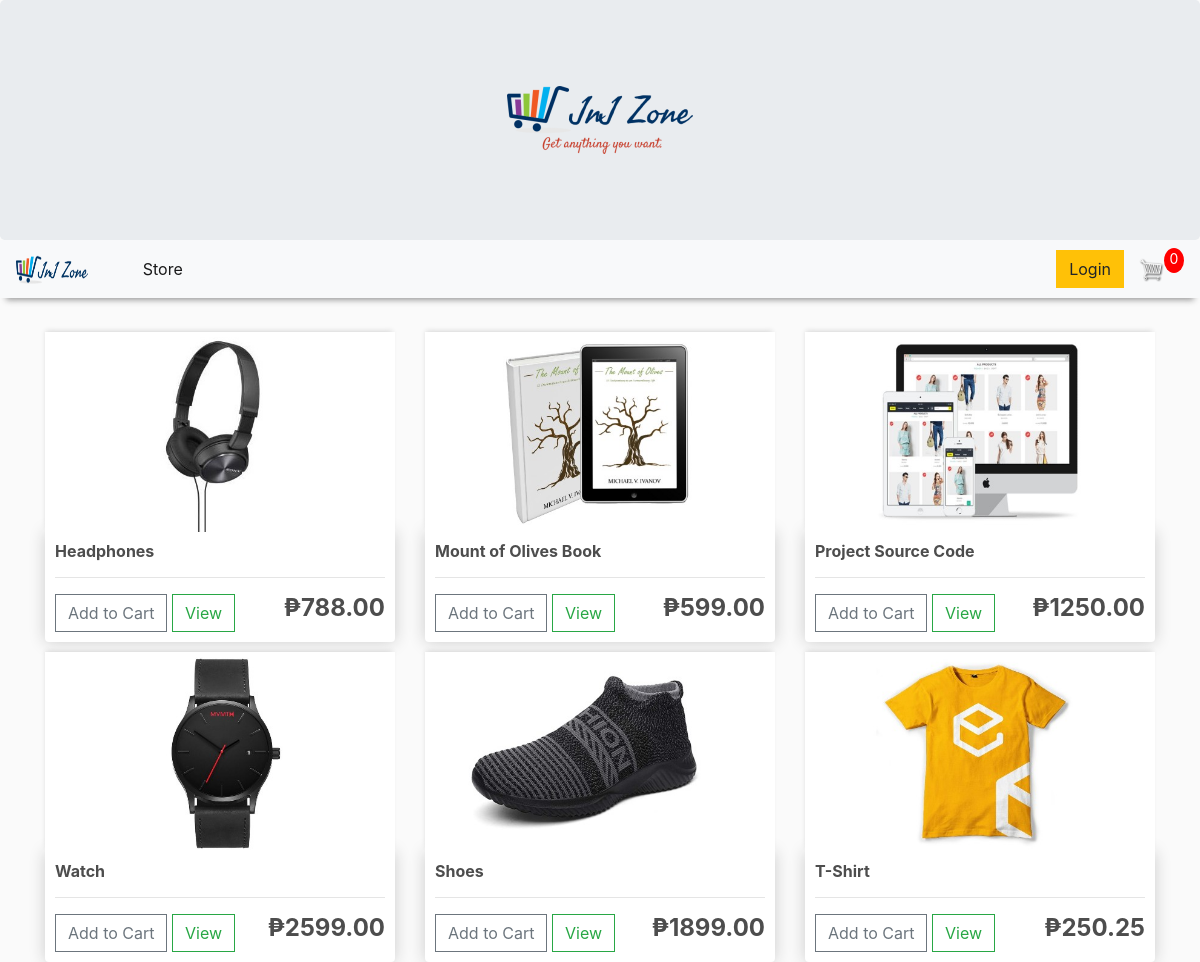
Before: / with the older database file.
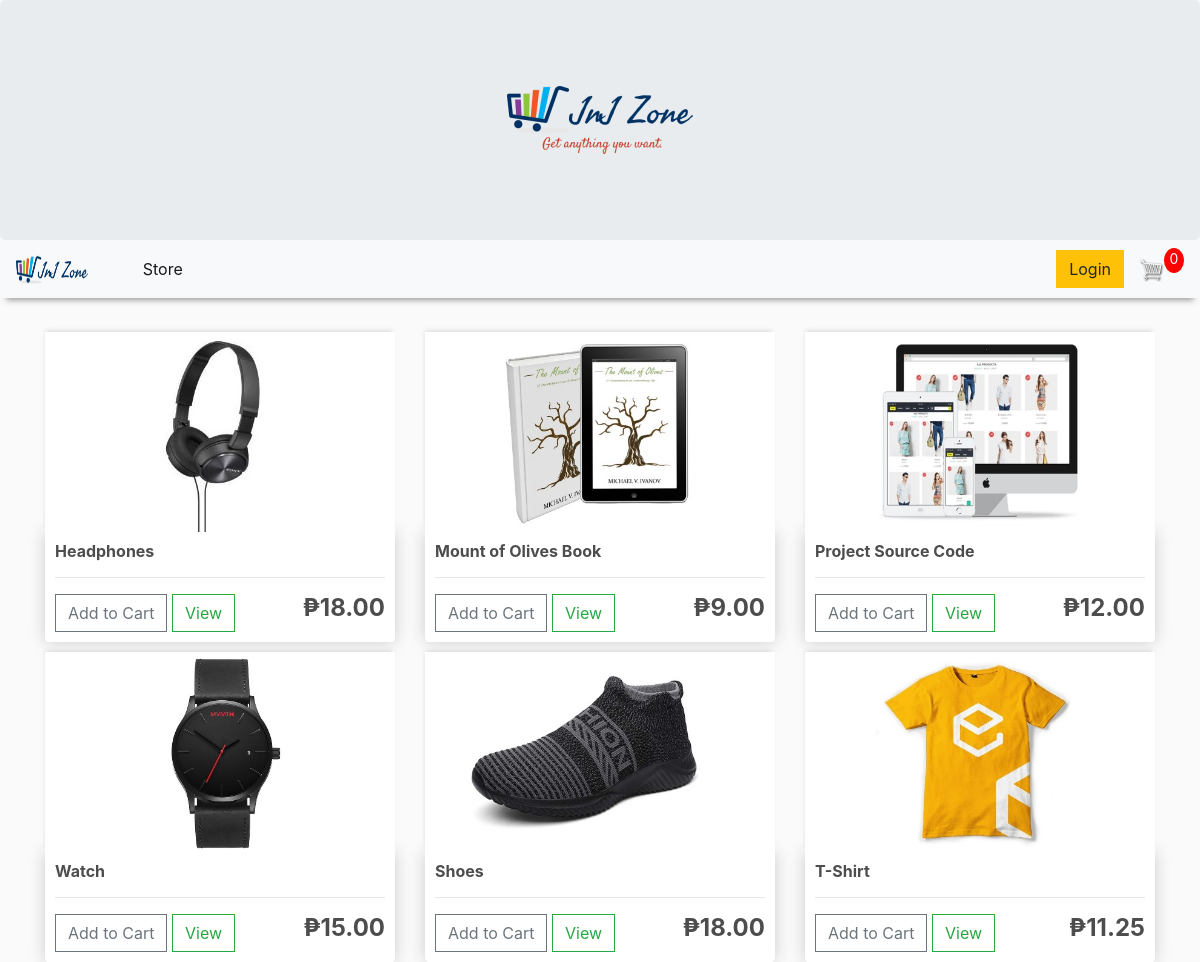
After: the same page with the newer database file.
### store/models.py (models this page shows, shortened)
class Product(models.Model):
	name = models.CharField(max_length=200, null=True)
	price = models.DecimalField(max_digits=7, decimal_places=2)
	digital = models.BooleanField(default=False, null=True, blank=False)
	image = models.ImageField(null=True, blank=True)
	@property
	def imageURL(self):
		try:
			url = self.image.url
		except:
			url = ''
		return url

### store/views.py (the view)
# urls.py: path('', include('store.urls')),
def store(request):
	data = cartData(request)
	cartItems = data['cartItems']
	products = Product.objects.all()
	context = {'products': products, 'cartItems': cartItems}
	return render(request, 'store/store.html', context)

### store/utils.py (called while the page is built, shortened)
def cookieCart(request):
	try:
		cart = json.loads(request.COOKIES['cart'])
	except:
		cart = {}
	print('cart:', cart)
	items = []
	order = {'get_cart_total':0, 'get_cart_items':0, 'shipping':False}
	cartItems = order['get_cart_items']
	return {'cartItems': cartItems, 'order': order, 'items': items}

def cartData(request):
	if request.user.is_authenticated:
		customer = request.user.customer
		order, created = Order.objects.get_or_create(customer=customer, complete=False)
		items = order.orderitem_set.all()
		cartItems = order.get_cart_items
	else:
		cookieData = cookieCart(request)
		cartItems = cookieData['cartItems']
		order = cookieData['order']
		items = cookieData['items']
	return {'cartItems': cartItems, 'order': order, 'items': items}

### store/templates/store/store.html
{% extends 'store/main.html' %}
{% load static %}
{% block content %}
	<div class="row">
		{% for product in products %}
		<div class="col-lg-4">
			<img class="thumbnail" src="{{product.imageURL}}">
			<div class="box-element product">
				<h6><strong>{{ product.name }}</strong></h6>
				<hr>
				<button data-product="{{product.id}}" data-action="add" class="btn btn-outline-secondary add-btn update-cart">Add to Cart</button>
				<a class="btn btn-outline-success" href="#">View</a>
				<h4 style="display: inline-block; float: right"><strong>&#8369;{{ product.price|floatformat:2 }}</strong></h4>
			</div>
		</div>
		{% endfor %}
	</div>
{% endblock content %}

### store/templates/store/main.html (shortened to what this page needs)
<!DOCTYPE html>
{% load static %}
<html>
<head>
	<link rel="stylesheet" href="https://stackpath.bootstrapcdn.com/bootstrap/4.4.1/css/bootstrap.min.css">
	<link rel="stylesheet" type="text/css" href="{% static 'css/main.css' %}">
</head>
<body>
{% block jumbotron %}
<div class="jumbotron" style="margin-bottom: 0px; text-align: center;">
  <img id="jumbotron_banner" src="{% static 'images/jumbotron_banner.png' %}">
</div>
{% endblock jumbotron %}
<nav class="navbar navbar-expand-lg sticky-top navbar-light bg-light">
  <a class="navbar-brand" href="{% url 'store' %}">
    <img id="logo" src="{% static 'images/logo.png' %}">
  </a>
  <div class="collapse navbar-collapse" id="navbarSupportedContent">
    <ul class="navbar-nav mr-auto">
      <li class="nav-item active">
        <a class="nav-link" href="{% url 'store' %}">Store <span class="sr-only">(current)</span></a>
      </li>
    </ul>
    <div class="form-inline my-2 my-lg-0">
     	<a href="#"class="btn btn-warning">Login</a>
     	<a href="{% url 'cart' %}">
    		<img  id="cart-icon" src="{% static 'images/cart.png' %}">
    	</a>
    	<p id="cart-total">{{cartItems}}</p>
    </div>
  </div>
</nav>
	<div class="container">
	<br>
	{% block content %}
	{% endblock content %}
	</div>
</body>
</html>

### static/css/main.css (style rules this page uses)
body { background-color: hsl(0, 0%, 98%); }
h1,h2,h3,h4,h5,h6 { color:hsl(0, 0%, 30%); }
.navbar { -webkit-box-shadow: 0 8px 6px -6px #999; -moz-box-shadow: 0 8px 6px -6px #999; box-shadow: 0 8px 6px -6px #999; }
.box-element { box-shadow:hsl(0, 0%, 80%) 0 0 16px; background-color: #fff; border-radius: 4px; padding: 10px; }
.thumbnail { width: 100%; height: 200px; -webkit-box-shadow: -1px -3px 5px -2px rgba(214,214,214,1); -moz-box-shadow: -1px -3px 5px -2px rgba(214,214,214,1); box-shadow: -1px -3px 5px -2px rgba(214,214,214,1); }
.product { border-radius: 0 0 4px 4px; }
#logo { width: 70%; height: 30px; }
#cart-icon { width:25px; display: inline-block; margin-left: 15px; }
#cart-total { display: block; text-align: center; color:#fff; background-color: red; width: 20px; height: 25px; border-radius: 50%; font-size: 14px; }
.col-lg-4 { margin-top: 10px; }
.btn { border-radius: 0; }

Changed rows visible on the page:
changed Product "Headphones": price "788.00" → "18.00"
changed Product "Mount of Olives Book": price "599.00" → "9.00"
changed Product "Project Source Code": price "1250.00" → "12.00"
changed Product "Watch": price "2599.00" → "15.00"
changed Product "Shoes": price "1899.00" → "18.00"
changed Product "T-Shirt": price "250.25" → "11.25"
